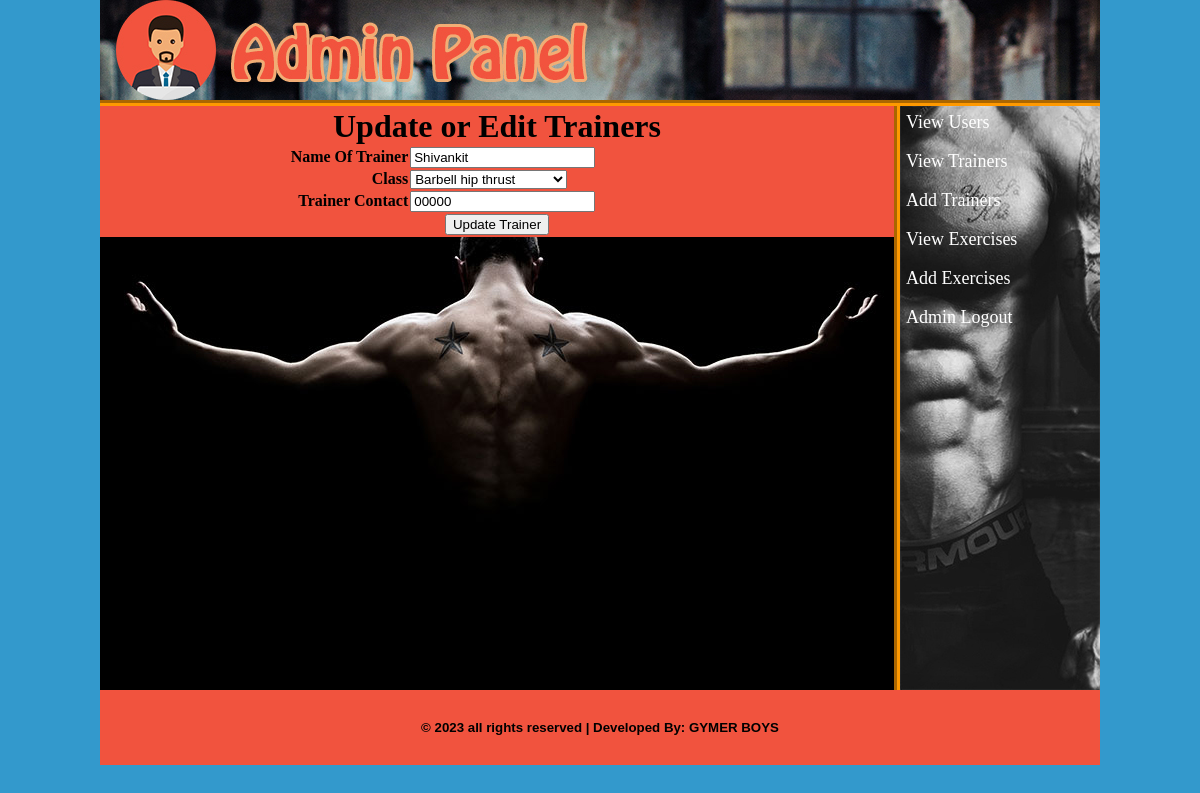
Screenshot of /admin/index.php?edit_tran=1 (signed in) with the database file from the repository.
### tables this page shows
CREATE TABLE `trainer` (
  `tran_id` int(10) NOT NULL,
  `tran_name` varchar(20) NOT NULL,
  `tran_class` varchar(30) NOT NULL,
  `tran_contact` varchar(20) NOT NULL
);

### admin/edit_tran.php (the view, shortened to what this page needs)
<?php
include ("includes/db.php");
if (isset($_GET['edit_tran'])) {
	$edit_tran_id=$_GET['edit_tran'];
	$sel_tran="SELECT * FROM trainer WHERE tran_id='$edit_tran_id'";
	$run_tran=mysqli_query($con, $sel_tran);
	$row_tran=mysqli_fetch_array($run_tran);
	$tran_name=$row_tran['tran_name'];
	$tran_class=$row_tran['tran_class'];
	$tran_contact=$row_tran['tran_contact'];
}
?>
<html>
<head>
</head>
<body bgcolor="#999999">
	<form method="post" action="" enctype="multipart/form-data">
		<table width="794px" align="center" border="1" bgcolor="#f1533e">
			<tr>
				<td colspan="2" align="center"><h1>Update or Edit Trainers</h1></td>
			</tr>
			<tr>
				<td align="right"><b>Name Of Trainer</b></td>
				<td><input type="text" name="trainer_name" value="<?php echo $tran_name; ?>"></td>
			</tr>
			<tr>
				<td align="right"><b>Class</b></td>
				<td>
					<select name="trainer_class">
						<option><?php echo $tran_class; ?></option>
					</select>
				</td>
			</tr>
			<tr>
				<td align="right"><b>Trainer Contact</b></td>
				<td><input type="text" name="trainer_contact" value="<?php echo $tran_contact; ?>"></td>
			</tr>
			<tr>
				<td colspan="2" align="center"><input type="submit" name="update_trainer" value="Update Trainer"></td>
			</tr>
		</table>
	</form>
</body>
</html>

### admin/styles/style.css (style rules this page uses)
html, body, div, span, applet, object, iframe, h1, h2, h3, h4, h5, h6, p, blockquote, pre, a, abbr, acronym, address, big, cite, code, del, dfn, em, img, ins, kbd, q, s, samp, small, strike, strong, sub, sup, tt, var, b, u, i, center, dl, dt, dd, ol, ul, li, fieldset, form, label, legend, table, caption, tbody, tfoot, thead, tr, th, td, article, aside, canvas, details, embed, figure, figcaption, footer, header, hgroup, menu, nav, output, ruby, section, summary, time, mark, audio, video { margin: 0; padding: 0; border: 0; vertical-align: baseline; }
body { background-color: #39C; background-repeat: no-repeat; }

### rows the page displays
trainer: trainer_name "Shivankit", trainer_class "Barbell hip thrust", trainer_contact "00000"
